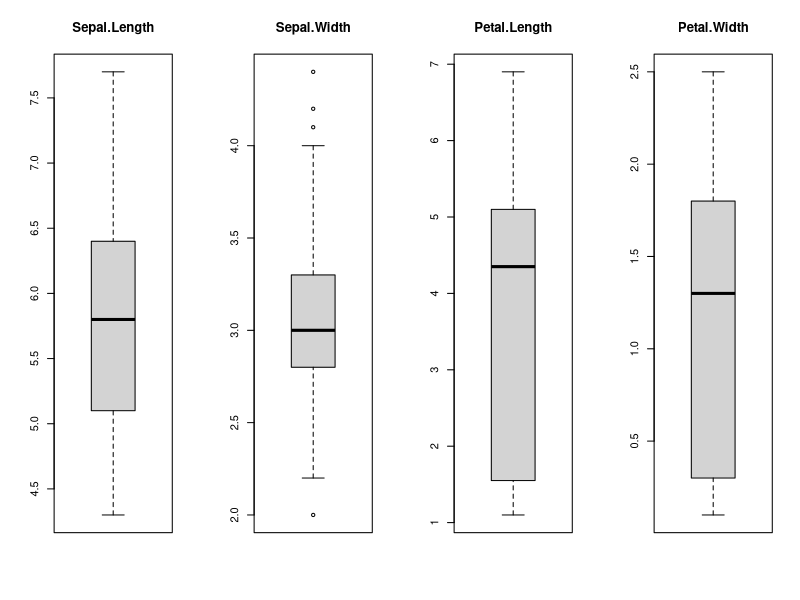
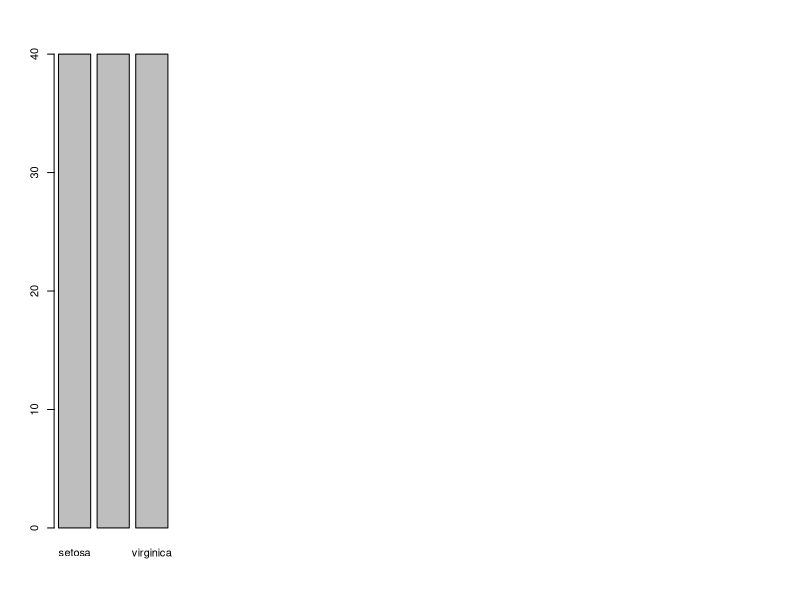

Generate these figures, in order, with R: (Note: this script raises an error after producing the figures.)
#Classification Model 

library(caret)

# attach the iris dataset to the environment
data(iris)
# rename the dataset
dataset <- iris
# create a list of 80% of the rows in the original dataset we can use for training
validation_index <- createDataPartition(dataset$Species, p=0.80, list=FALSE)
# select 20% of the data for validation
validation <- dataset[-validation_index,]
# use the remaining 80% of data to training and testing the models
dataset <- dataset[validation_index,]

            #Summarize Dataset 

# dimensions of dataset
dim(dataset)


# list types for each attribute
sapply(dataset, class)


# take a peek at the first 5 rows of the data
head(dataset)

# list the levels for the class
levels(dataset$Species)



# summarize the class distribution
percentage <- prop.table(table(dataset$Species)) * 100
cbind(freq=table(dataset$Species), percentage=percentage)

# summarize attribute distributions
summary(dataset)

                      #VISUALIZE DATA
# Univariate Plots

# split input and output
x <- dataset[,1:4]
y <- dataset[,5]

#Given that the input variables are numeric, we can create box and whisker plots of each.


# boxplot for each attribute on one image
par(mfrow=c(1,4))
for(i in 1:4) {
  boxplot(x[,i], main=names(iris)[i])
}

#We can also create a barplot of the Species class variable to get a graphical representation  
# of the class distribution (generally uninteresting in this case because they're even).


# barplot for class breakdown
plot(y)


                    #Evaluate Some Algorithms

#This will split our dataset into 10 parts, train in 9 and test on 1 and release for 
#all combinations of train-test splits. We will also repeat the process 3 times for 
#each algorithm with different splits of the data into 10 groups, in an effort to get 
#a more accurate estimate.

# Run algorithms using 10-fold cross validation
control <- trainControl(method="cv", number=10)
metric <- "Accuracy"

#We are using the metric of "Accuracy" to evaluate models. This is a ratio of the number of 
#correctly predicted instances in divided by the total number of instances in the dataset 
#multiplied by 100 to give a percentage (e.g. 95% accurate).


                   #BUILDING MODELS

#We don't know which algorithms would be good on this problem or what configurations to use. 
#We get an idea from the plots that some of the classes are partially linearly separable in some 
#dimensions, so we are expecting generally good results.

#Linear Discriminant Analysis (LDA)     -   simple linear
#Classification and Regression Trees (CART).    -   nonlinear
#k-Nearest Neighbors (kNN).   -     nonlinear
#Support Vector Machines (SVM) with a linear kernel.    -   complex nonlinear
#Random Forest (RF)   -   complex nonlinear

#We reset the random number seed before reach run to ensure that the evaluation of each 
#algorithm is performed using exactly the same data splits. It ensures the results are 
#directly comparable.

                #Lets build our 5 models
# a) linear algorithms
set.seed(7)
fit.lda <- train(Species~., data=dataset, method="lda", metric=metric, trControl=control)
# b) nonlinear algorithms
# CART
set.seed(7)
fit.cart <- train(Species~., data=dataset, method="rpart", metric=metric, trControl=control)
# kNN
set.seed(7)
fit.knn <- train(Species~., data=dataset, method="knn", metric=metric, trControl=control)
# c) advanced algorithms
# SVM
set.seed(7)
fit.svm <- train(Species~., data=dataset, method="svmRadial", metric=metric, trControl=control)
# Random Forest
set.seed(7)
fit.rf <- train(Species~., data=dataset, method="rf", metric=metric, trControl=control)


               #Select Best Model
#We now have 5 models and accuracy estimations for each. We need to compare the models 
#to each other and select the most accurate.

# summarize accuracy of models
results <- resamples(list(lda=fit.lda, cart=fit.cart, knn=fit.knn, svm=fit.svm, rf=fit.rf))
summary(results)


#We can also create a plot of the model evaluation results and compare the spread and the mean 
#accuracy of each model. There is a population of accuracy measures for each algorithm because 
#each algorithm was evaluated 10 times (10 fold cross validation).

# compare accuracy of models
dotplot(results)

# summarize Best Model
print(fit.lda)

              # Make Predictions

#The LDA was the most accurate model. Now we want to get an idea of the accuracy of the model 
#on our validation set.This will give us an independent final check on the accuracy of the best 
#model. It is valuable to keep a validation set just in case you made a slip during modelling  
#such as overfitting to the training set or a data leak. Both will result in an overly optimistic 
#result. We can run the LDA model directly on the validation set and summarize the results in a 
#confusion matrix.

# estimate skill of LDA on the validation dataset
predictions <- predict(fit.lda, validation)
confusionMatrix(predictions, validation$Species)